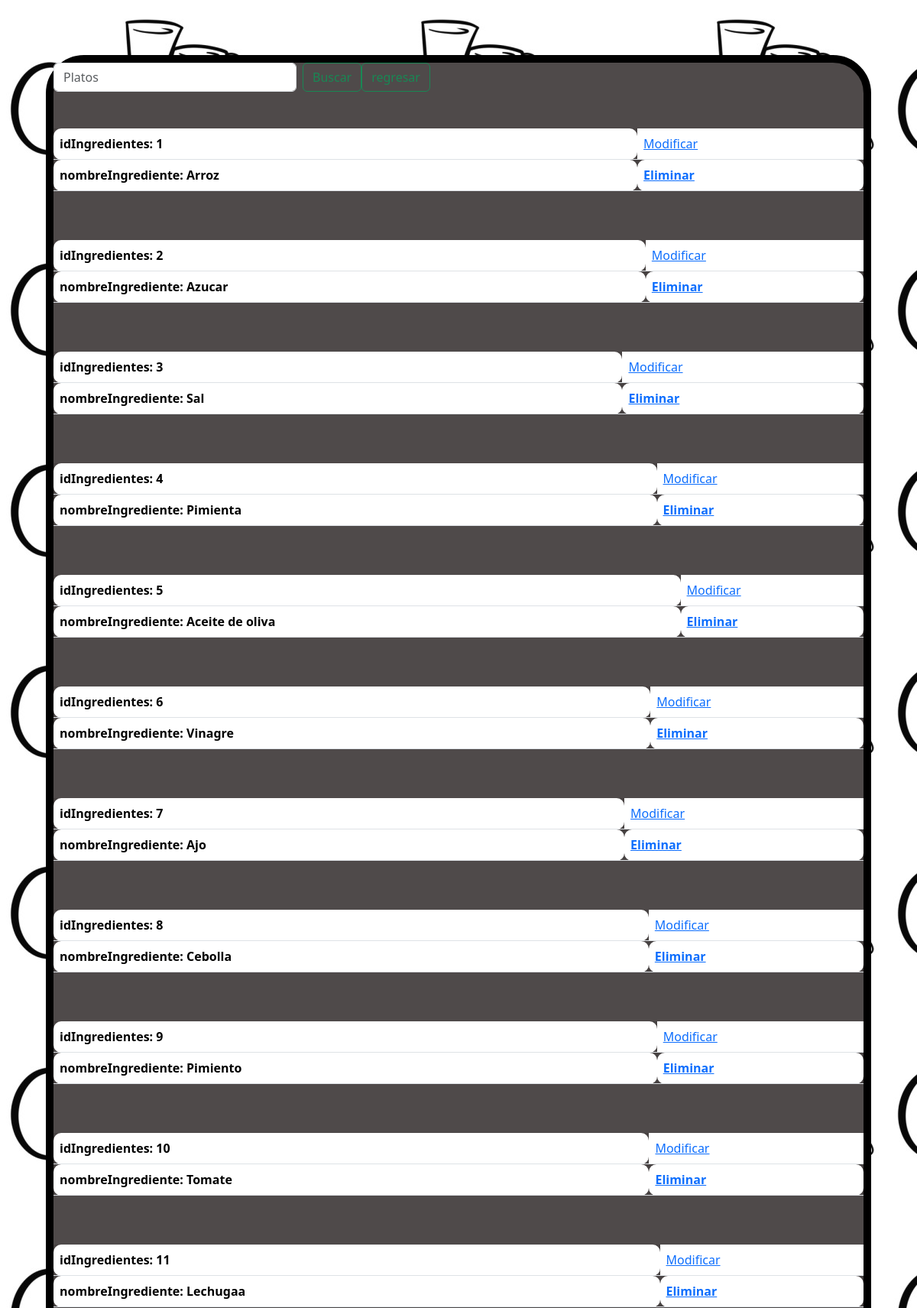
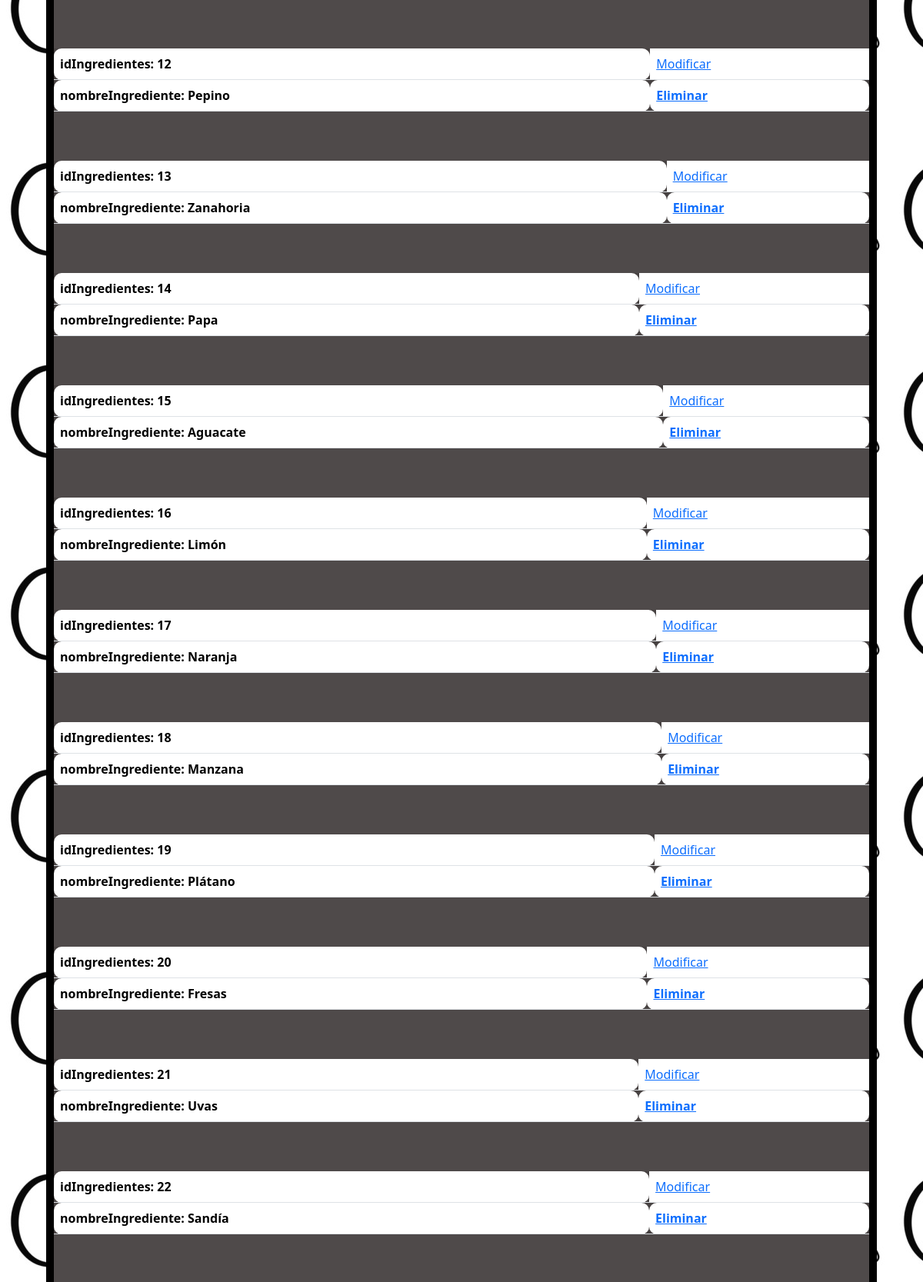
The app's page /proyect/chefcitov3/vistas/hola.php (upper part) with its own data (2 pictures, top to bottom).
### tables this page shows
CREATE TABLE `ingredientes` (
  `idIngredientes` int(5) NOT NULL,
  `nombreIngrediente` varchar(45) NOT NULL
);

### proyect/chefcitov3/vistas/ingredientes/modiingre.php (the view, shortened to what this page needs)
<?php include_once("../conex/conexion.php");?>
<!DOCTYPE html>
<html lang="en">
<head>
    <link rel="stylesheet" href=styles/style.css>
    <link href="https://cdn.jsdelivr.net/npm/bootstrap@5.3.1/dist/css/bootstrap.min.css" rel="stylesheet">
</head>
<body background="imagenes/chefcito.jpg" >
<div>
<form class="d-flex" method= "POST" style="center">
        <input class="form-control me-2" type="search" placeholder="Platos" aria-label="Search" name="txtbuscar">
        <button class="btn btn-outline-success" type="submit" name="btnbuscar">Buscar</button>
        <a class="btn btn-outline-success" href="admin.php">regresar</a>
</form>
    <?php
if(isset($_POST['btnbuscar']))
{
    $buscar=$_POST['txtbuscar'];
    $querychefcito=mysqli_query($conn, "SELECT idIngredientes,nombreIngrediente FROM ingredientes WHERE idIngredientes  LIKE'".$buscar."%'");
}
else {
    $querychefcito=mysqli_query($conn, "SELECT idIngredientes,nombreIngrediente FROM ingredientes ");
}
while($mostrar=mysqli_fetch_array($querychefcito))
{
    echo"<table class='table'>";
    echo"<tr><th >idIngredientes: ".$mostrar['idIngredientes']."</th>";
    echo "<td style='width=26%'><a href=\"ingredientes/modiingredientes.php?idIngredientes=$mostrar[idIngredientes]\">Modificar</a>";
    echo"<br>";
    echo"</tr>";
    echo"<br>";
    echo"<th> nombreIngrediente: ".$mostrar['nombreIngrediente']."</th>";
    echo "<th><a href =\"ingredientes/eliingre.php?idIngredientes=$mostrar[idIngredientes]\"onClick=\"return confirm('¿Estas seguro de eliminar a $mostrar[idIngredientes]?')\">Eliminar</a></th>" ;
    echo"<br>";
    echo"</table>";
}
?>
</div>
</body>
</html>

### proyect/chefcitov3/styles/style.css (style rules this page uses)
input[type=search] { width: 30%; }
th { border-radius: 10px; }
.table { background-color:rgba(0, 0, 0, 0.1); border: #000000 10px; }

### proyect/chefcitov2/styles/style.css (style rules this page uses)
input[type=search] { width: 30%; }
th { border-radius: 10px; }

### records on screen
ingredientes: idIngredientes "1", nombreIngrediente "Arroz"
ingredientes: idIngredientes "2", nombreIngrediente "Azucar"
ingredientes: idIngredientes "3", nombreIngrediente "Sal"
ingredientes: idIngredientes "4", nombreIngrediente "Pimienta"
ingredientes: idIngredientes "5", nombreIngrediente "Aceite de oliva"
ingredientes: idIngredientes "6", nombreIngrediente "Vinagre"
ingredientes: idIngredientes "7", nombreIngrediente "Ajo"
ingredientes: idIngredientes "8", nombreIngrediente "Cebolla"
ingredientes: idIngredientes "9", nombreIngrediente "Pimiento"
ingredientes: idIngredientes "10", nombreIngrediente "Tomate"
ingredientes: idIngredientes "11", nombreIngrediente "Lechugaa"
ingredientes: idIngredientes "12", nombreIngrediente "Pepino"
ingredientes: idIngredientes "13", nombreIngrediente "Zanahoria"
ingredientes: idIngredientes "14", nombreIngrediente "Papa"
ingredientes: idIngredientes "15", nombreIngrediente "Aguacate"
ingredientes: idIngredientes "16", nombreIngrediente "Limón"
ingredientes: idIngredientes "17", nombreIngrediente "Naranja"
ingredientes: idIngredientes "18", nombreIngrediente "Manzana"
ingredientes: idIngredientes "19", nombreIngrediente "Plátano"
ingredientes: idIngredientes "20", nombreIngrediente "Fresas"
ingredientes: idIngredientes "21", nombreIngrediente "Uvas"
ingredientes: idIngredientes "22", nombreIngrediente "Sandía"
